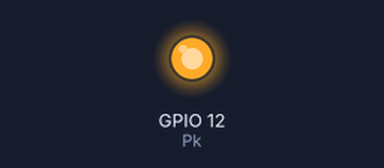
A program run on a simulated ESP8266 (NodeMCU). Shown: output pins drawn as LEDs (lit = HIGH). The modem accepts every AT command (registered, SIM ready, sends succeed) and sends nothing else; what the program prints to the serial monitor is not drawn.

Above: at 0.1 s.
Timing chart, 0 to 1.8 s (numbered marks = the images above):
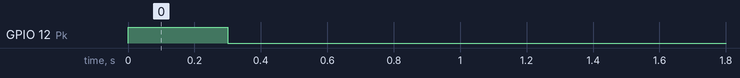

The program:

main.cpp
```cpp
#include<Arduino.h>
#include <SoftwareSerial.h>

String Serial_flush;
String response;

#define rxPin 13
#define txPin 15
#define Pk    12//powerkey

// Set up a new SoftwareSerial object.
SoftwareSerial Serial2(rxPin, txPin);

bool powerONcheck()
{
  bool responseflag = false;

  Serial2.print(F("AT\r\n"));/*(F();)It stores the string in program flash memory instead of SRAM. There is plenty of flash memory, but very little SRAM.*/

  /*available()
    Get the number of bytes (characters) available for reading from a software serial port.
    This is data that has already arrived and stored in the serial receive buffer.*/
  if (Serial2.available() > 0)
  {
    String response = Serial2.readString();
    if (response.indexOf("OK") >= 0) {
      responseflag = true;
    }
  }
  return responseflag;
}

//turning ON the GSM midule
void poweronoffGSM(char c)
{
  if (c == 'y') {
    Serial.println("Wait for the device to Turn ON");
    digitalWrite(Pk, HIGH);//Activate the powerKey to turn ON
    delay(300);
    digitalWrite(Pk, LOW);
    while (powerONcheck() == 0);
    Serial.println("Device has turned ON");
  }
  else if (c == 'n') {
    Serial.println("Wait for the device to Turn OFF");
    digitalWrite(Pk, HIGH); // Deactivate PowerKey to turn off GSM module
    delay(5000); // Wait for the module to power down (adjust as needed)
    digitalWrite(Pk, LOW);
    while (powerONcheck() == 1);
    Serial.println("Device is turned OFF");
  }
}

void send_sms ( String sms)
{
  const char phone[] = "+919710012997";
      Serial2.print("AT+CMGF=1\r");  //Set text mode
      delay(1000);
      Serial2.print("AT+CMGS=\""+String(phone)+"\"\r"); //Send message
      delay(1000);
      Serial2.print(sms);//Text message
      Serial2.println((char)0x1A); //Ctrl+Z
}

void serialfunc() {

  Serial.println("Enter the AT Command:");
  Serial_flush = Serial.readString();
  while (Serial.available() == 0); // reading input from serial monitor
  String command = Serial.readString();
  Serial2.print(command); // writing the user AT command in the softwareserial of GSM module

  while (Serial2.available() == 0);
  String response = Serial2.readString(); // reading the response of the softwareserial (gsm module)
  Serial.println("Response at the rx port");
  Serial.println(response);


}
void setup()  {

  // Define pin modes for TX and RX
  pinMode(rxPin, INPUT);
  pinMode(txPin, OUTPUT);

  // definig the powerkey output to turn ON GSM module.
  pinMode(Pk , OUTPUT);

  //set the baud rate for the serial monitor.
  Serial.begin(115200);

  // Set the baud rate for the SoftwareSerial object
  Serial2.begin(115200);

   poweronoffGSM('y');
}


void loop() {
  serialfunc();
 // send_sms("Test");
}
```
